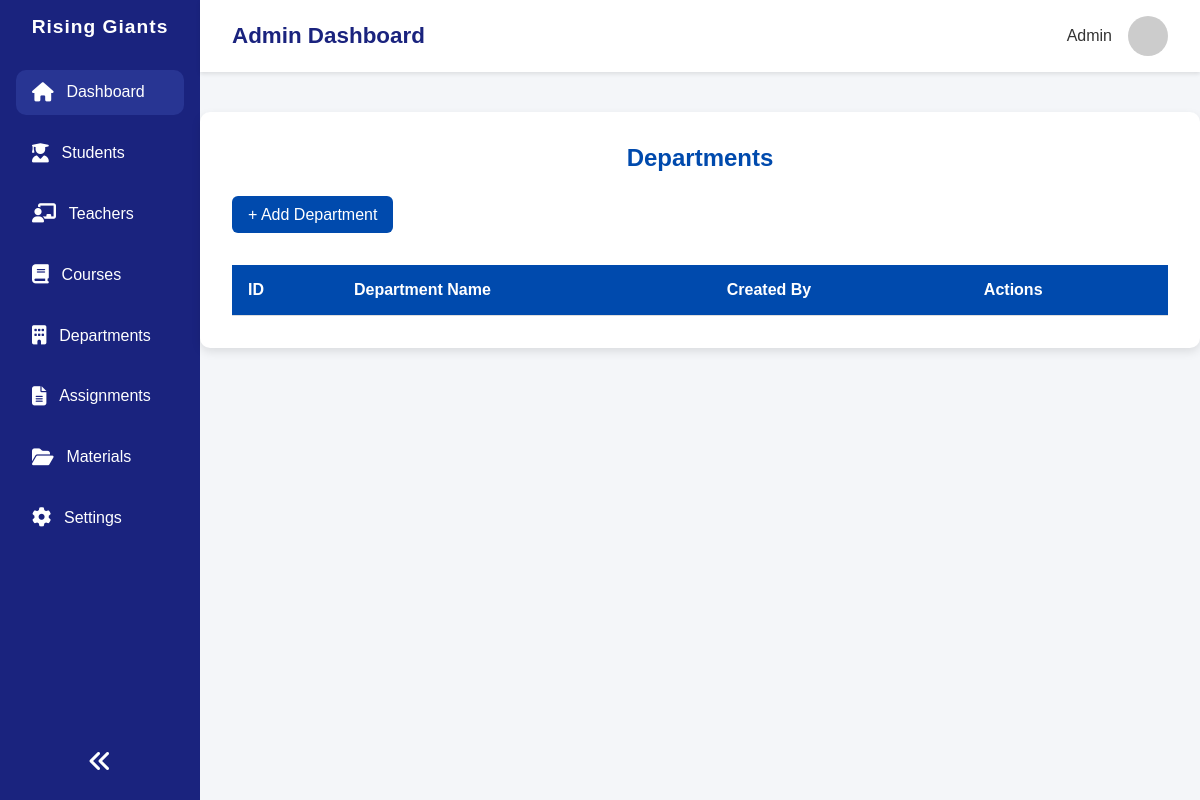
The app's page /dashboard/departments/, older data.
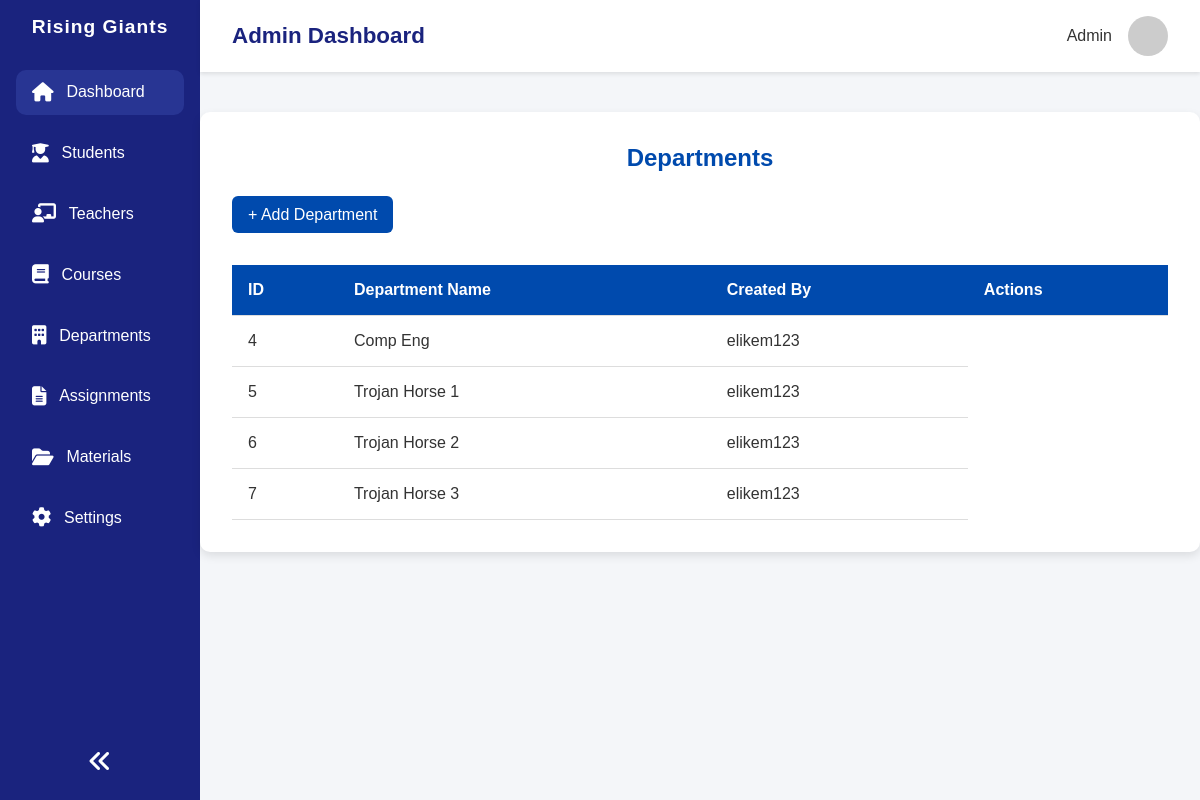
The same page, newer data.
### main/models.py (models this page shows, shortened)
class Department(models.Model):
    slug = models.SlugField(unique= True, blank=True)
    name = models.CharField(blank=True,max_length=100,unique=True)
    created_by = models.ForeignKey(
        settings.AUTH_USER_MODEL,
        on_delete= models.CASCADE,
        related_name="departments_created"
        )
    updated_at = models.DateTimeField(auto_now=True)

### users/models.py (models this page shows)
class CustomUser(AbstractUser):
    ROLES = {
        None:"Select user",
        "admin":"Admin",
        "teacher":"Teacher",
        "student":"Student",
    }
    school_id = models.CharField(blank=True,null=True,unique=True,validators=[is_umat_id])
    role = models.CharField(choices=ROLES, blank=True,default="teacher")
    deparment = models.ForeignKey(
        Department,
            on_delete=models.SET_NULL,
            null=True,
            blank=True,
            related_name="users"
        )
    def __str__(self):
        return self.username
    USERNAME_FIELD = "school_id"

### main/views.py (the view)
# urls.py: path("departments/",views.departments,name = "admin_departments"),
def departments(request):
    departments = Department.objects.all()
    context = {
        "departments":departments
    }
    return render(request,"main/admin_department_list.html",context)

### main/context_processors.py (called while the page is built)
def total_values(request):
    total_users = User.objects.all().count()
    total_teachers = User.objects.filter(role = "teacher").count()
    total_students = User.objects.filter(role = "student").count()
    total_departments = Department.objects.all().count()
    total_courses = Course.objects.all().count()
    context = {
        "total_students":total_students,
        "total_teachers":total_teachers,
        "total_courses":total_courses,
        "total_departments":total_departments,
    }
    return context

### main/templates/main/admin_department_list.html (shortened to what this page needs)
{% extends 'main_base.html' %}
{% load static %}
{% block extra_styles %}<link rel="stylesheet" href="{% static 'main/css/departments.css' %}">
{% endblock extra_styles %}
{% block body %}
  <div class="container">
    <h2>Departments</h2>
    <a href="{% url 'main:admin_create_department'%}" class="add-btn">+ Add Department</a>
    <table>
      <thead>
        <tr>
          <th>ID</th>
          <th>Department Name</th>
          <th>Created By</th>
          <th>Actions</th>
        </tr>
      </thead>
      <tbody id="departmentList">
        {%for department in departments %}
        <tr>
            <td>{{department.id}}</td>
            <td>{{department.name}}</td>
            <td>{{department.created_by}}</td>
        </tr>
        {% endfor %}
      </tbody>
    </table>
  </div>
{% endblock body %}

### main/templates/main_base.html (shortened to what this page needs)
{% load static %}
<!DOCTYPE html>
<html lang="en">
<head>
  <link rel="stylesheet" href="{% static 'main/css/dashboard.css'%}">
  {% block extra_styles %} {% endblock extra_styles %}
</head>
<body>
  {% include 'includes/sidebar.html' %}
  <div class="main-content">
    <div class="topbar">
      <h1>Admin Dashboard</h1>
      <div class="admin-info">
        <span>Admin</span>
        <img src="https://i.pravatar.cc/40" alt="Admin Profile">
      </div>
    </div>
    {% block body %}
    {% endblock body %}
</body>
</html>

### main/templates/includes/sidebar.html
  <div class="sidebar" id="sidebar">
    <h2><a href="{% url 'main:admin_dashboard' %}">Rising Giants</a></h2>
    <div class="nav-links">
      <a href="{% url 'main:admin_dashboard' %}" class="active"><i class="fas fa-home"></i>Dashboard</a>
      <a href="{% url 'main:admin_students'%}"><i class="fas fa-user-graduate"></i>Students</a>
      <a href="{% url 'main:admin_teachers'%}"><i class="fas fa-chalkboard-teacher"></i>Teachers</a>
      <a href="{% url 'main:admin_courses'%}"><i class="fas fa-book"></i>Courses</a>
      <a href="{% url 'main:admin_departments'%}"><i class="fas fa-building"></i>Departments</a>
      <a href="#"><i class="fas fa-file-alt"></i>Assignments</a>
      <a href="#"><i class="fas fa-folder-open"></i>Materials</a>
      <a href="#"><i class="fas fa-cog"></i>Settings</a>
    </div>
    <div class="toggle-btn" id="toggle-btn">
      <i class="fas fa-angle-double-left"></i>
    </div>
  </div>

### main/static/main/css/dashboard.css (style rules this page uses)
* { margin: 0; padding: 0; box-sizing: border-box; font-family: 'Poppins', sans-serif; }
body { background-color: #f4f6f9; display: flex; min-height: 100vh; color: #333; }
a { text-decoration: none; color: inherit; }
.sidebar { width: 250px; background-color: #1a237e; color: #fff; display: flex; flex-direction: column; padding: 1rem 0; transition: width 0.3s ease; }
.sidebar h2 { text-align: center; margin-bottom: 2rem; font-size: 1.2rem; letter-spacing: 1px; }
.nav-links { display: flex; flex-direction: column; gap: 1rem; padding: 0 1rem; }
.nav-links a { display: flex; align-items: center; gap: 0.8rem; padding: 0.8rem 1rem; border-radius: 10px; color: #fff; transition: background 0.3s ease; }
.nav-links a:hover, .nav-links a.active { background-color: #283593; }
.nav-links i { font-size: 1.2rem; }
.toggle-btn { font-size: 1.5rem; text-align: center; cursor: pointer; padding: 0.5rem; margin-top: auto; }
.main-content { flex: 1; display: flex; flex-direction: column; }
.topbar { background-color: #fff; box-shadow: 0 2px 4px rgba(0,0,0,0.1); display: flex; justify-content: space-between; align-items: center; padding: 1rem 2rem; }
.topbar h1 { color: #1a237e; font-size: 1.4rem; }
.admin-info { display: flex; align-items: center; gap: 1rem; }
.admin-info img { width: 40px; height: 40px; border-radius: 50%; object-fit: cover; }

### main/static/main/css/departments.css (style rules this page uses)
.container { width: 1000px; max-width: 1000px; margin: 40px auto; background: #fff; padding: 2rem; border-radius: 10px; box-shadow: 0 4px 10px rgba(0,0,0,0.1); }
h2 { text-align: center; margin-bottom: 1.5rem; color: #004aad; }
.sidebar h2 { color: white; }
table { width: 100%; border-collapse: collapse; margin-top: 1rem; }
th, td { padding: 1rem; text-align: left; border-bottom: 1px solid #ddd; }
th { background-color: #004aad; color: white; }
.add-btn { display: inline-block; margin-bottom: 1rem; padding: 0.6rem 1rem; background-color: #004aad; color: #fff; border-radius: 6px; text-decoration: none; transition: 0.3s ease; }

Row changes from the older to the newer data that the page shows:
added Department: id "4", name "Comp Eng", created_by "elikem123"
added Department: id "5", name "Trojan Horse 1", created_by "elikem123"
added Department: id "6", name "Trojan Horse 2", created_by "elikem123"
added Department: id "7", name "Trojan Horse 3", created_by "elikem123"
